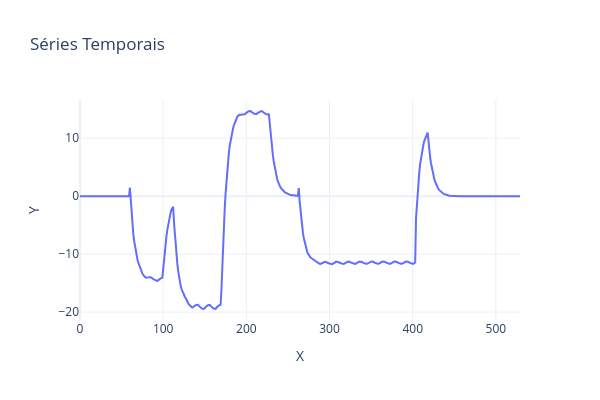

Notebook source saved alongside this figure:
### Code cell
PlotSeriesPLY(ySeries=[angle])

### Figure 1 — Plotly figure (JSON) as saved in the notebook; plotly's stock layout.template omitted (floating-point values rounded to 4 significant figures; data arrays with more than 128 entries replaced by an {"elided": "..."} marker saying what was removed)
{"data": [{"mode": "lines", "name": "Série 1", "type": "scatter", "x": {"elided": "530 int values"}, "xaxis": "x", "y": {"elided": "530 float values"}, "yaxis": "y"}], "layout": {"height": 400, "title": {"text": "Séries Temporais"}, "width": 600, "xaxis": {"anchor": "y", "domain": [0, 1], "title": {"text": "X"}}, "yaxis": {"anchor": "x", "domain": [0, 1], "title": {"text": "Y"}}}}
